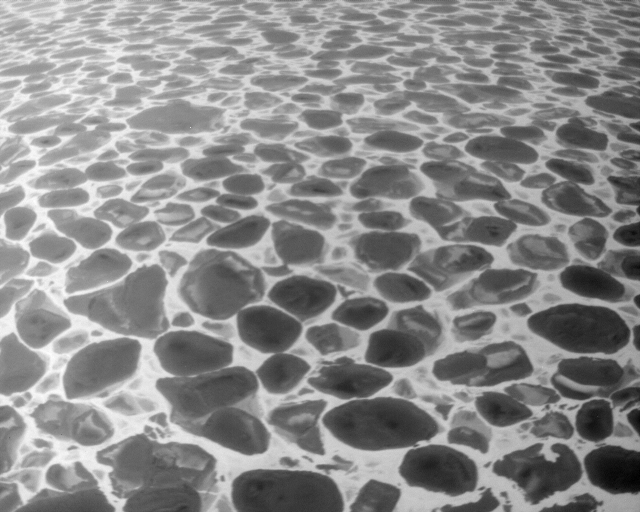
#> input picture Practice data/Thermal/Sequence_breaking_20190726_1500_000000_297356.TIF, 640 x 512 px, found by its file name
$ python Setup_tester.py
#> lines starting #> are read from the running program, lines starting #| are printed output that depends on the picture; after the words box and inside, x2 and y2 are one past the last pixel; in counts of white or black regions, pixels touching at a corner belong together; long printed decimals are rounded
import cv2
import numpy as np
import tifffile as tf
import matplotlib.pyplot as plt
import scipy.ndimage as ndimage
import os

tif = tf.imread("/Users/oscarliss/Desktop/LSSOSC001_MEC4128S/Practice data/Thermal/Sequence_breaking_20190726_1500_000000_297356.TIF")
#> tif is the input picture: shape (512, 640) float32; min -4.34, max -0.852, mean -2.45
img = cv2.imread('/Practice data/Visual /bathandwa_502.jpg')
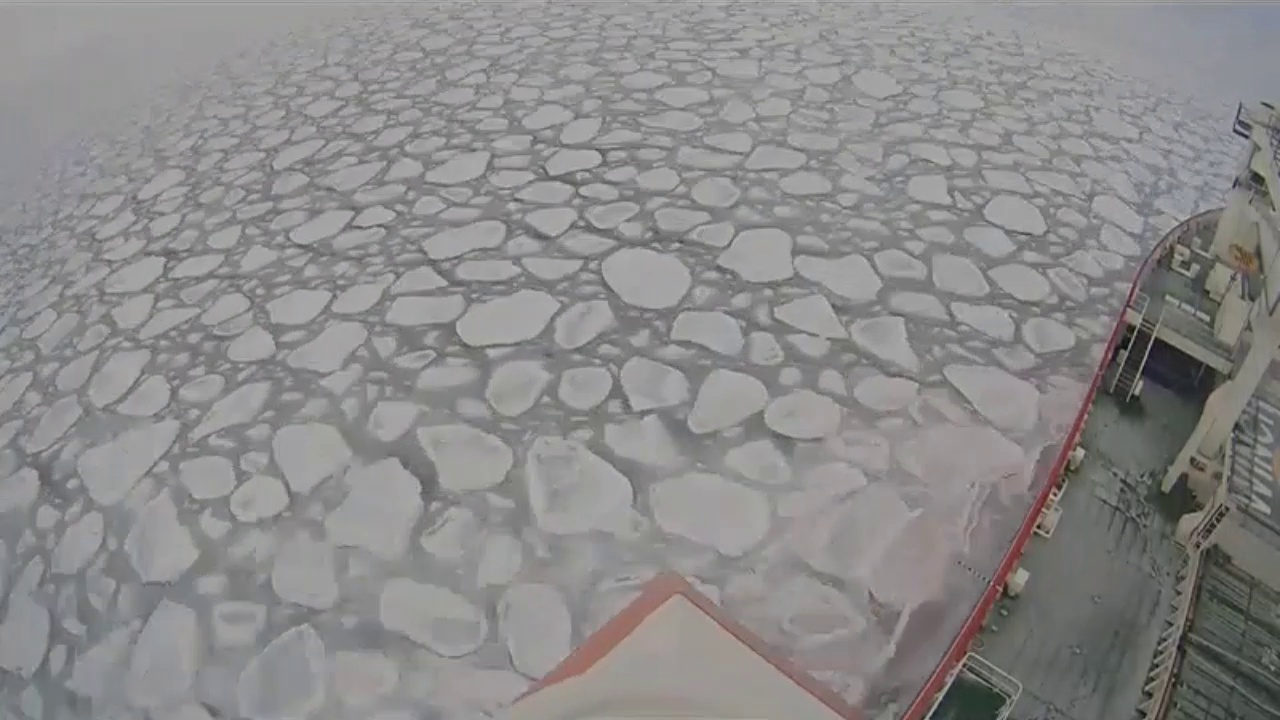
#> input picture Practice data/Visual /bathandwa_502.jpg, 1280 x 720 px, found by its file name
#> img is the input picture: shape (720, 1280, 3); mean B, G, R 138, 138.2, 139.2
image = cv2.imread('/Practice data/ice_test.jpg', cv2.IMREAD_GRAYSCALE)
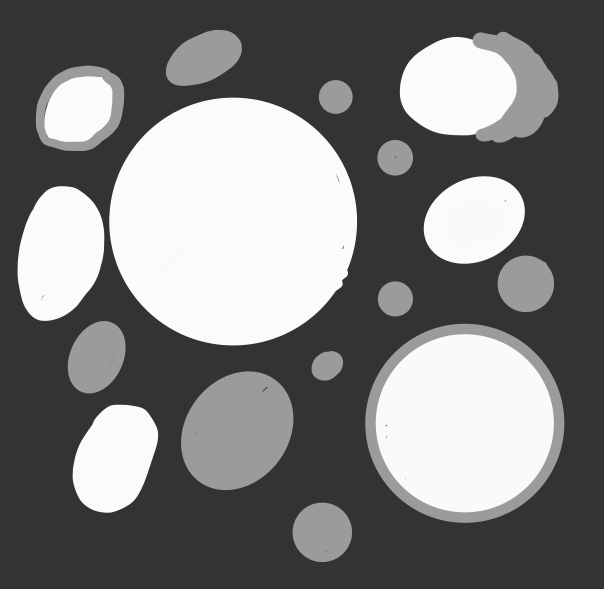
#> input picture Practice data/ice_test.jpg, 1208 x 1177 px, found by its file name (shown at 1/2 size)
#> image is the input picture: shape (1177, 1208); min 44, max 255, mean 123.1

tif_k = tif + 273.15
max_temp_k = np.amax(tif_k)
#> max_temp_k = 272.3
min_temp_k = np.amin(tif_k)
#> min_temp_k = 268.8
print(max_temp_k, min_temp_k)
#| 272.298 268.806

# y=mx+c
m = (255-0)/(max_temp_k-min_temp_k)
#> m = 73.02
c = -m*min_temp_k
#> c = -19628.3
tif_8bit = np.multiply(tif_k, m) + c
tif_8bit = np.uint8(tif_8bit)

cv2.imshow('first tiff in OpenCV', tif_8bit)

# perspective transform

# Pixel values in original image
red_point = [350, 75]
green_point = [600, 75]
black_point = [100, 503]
blue_point = [800, 503]

# Create point matrix
point_matrix = np.float32([red_point, green_point, black_point, blue_point])

# Draw lines to combine the points

cv2.line(img, (350, 75), (600, 75), (0, 0, 255), 2)
cv2.line(img, (100, 503), (350, 75), (0, 0, 255), 2)
cv2.line(img, (800, 503), (100, 503), (0, 0, 255), 2)
cv2.line(img, (800, 503), (600, 75), (0, 0, 255), 2)

# Output image size
width, height = 500, 600

# Desired points value in output images
converted_red_pixel_value = [0, 0]
converted_green_pixel_value = [width, 0]
converted_black_pixel_value = [0, height]
converted_blue_pixel_value = [width, height]

# Convert points
converted_points = np.float32([converted_red_pixel_value, converted_green_pixel_value,
                               converted_black_pixel_value, converted_blue_pixel_value])

# perspective transform
perspective_transform = cv2.getPerspectiveTransform(point_matrix, converted_points)
image1_trans = cv2.warpPerspective(img, perspective_transform, (width, height))
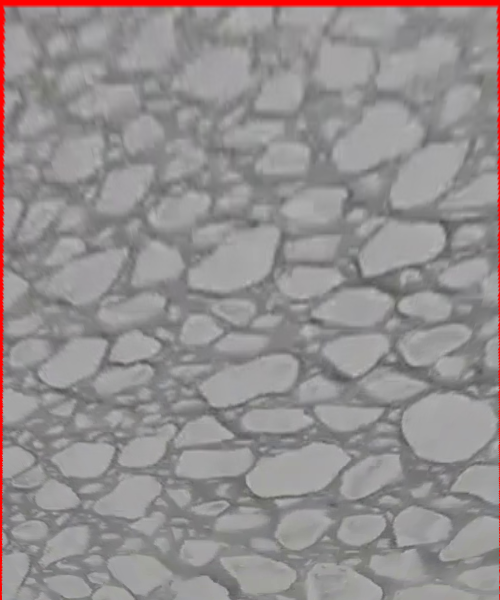
#> image1_trans: shape (600, 500, 3); mean B, G, R 143.3, 143, 148.3
cv2.imwrite(str("images/" + "pp_v/image_trans.jpg"), image1_trans)
cv2.imshow("Original Image", img)
cv2.imshow("transformed Image", image1_trans)
cv2.waitKey(0)

"""
Input: Sea-ice image. Start algorithm:
1: GVF ← GVF derived from grayscale of input image.
2: ICE ← binary ice image by the K-means method.
3: LIGHT ← binary “light” ice image by the thresholding method.
4: DARK ← ICE − LIGHT.
5: SL ← Seeds of LIGHT found by local maxima of dis- tance transform.
6: SD ← Seeds of DARK found by local maxima of dis- tance transform.
7: for each seed sl ∈ SL do
8:rl ← local maxima values at sl.
9: icl ← initial contours locate at sl with its radius rl.
10: BL ← boundary detected by performing the snake algo- rithm based on GVF and icl.
11: LIGHT ← LIGHT with BL superimposed.
12: end for
13: for each seed sd ∈ SD do
rd ← local maxima values at sd.
15:icd ← initial contours locate at sd with its radius rd.
16: BD ← boundary detected by performing the snake- algorithm based on GVF and icd.
17: DARK ← DARK with BD superimposed. 18: end for 19: SEGMENTATION ← LIGHT +DARK (LIGHT and DARK are marked differently in PIECES).
20: return SEGMENTATION. Output: Sea-ice segmentation.
C
"""

#contours of sea ice image using k-means using 3 clusters (light ice, dark ice, open water) using open CV package
criteria = (cv2.TERM_CRITERIA_EPS + cv2.TERM_CRITERIA_MAX_ITER, 100, 0.2)
# number of clusters (K)
k = 3
pixel_values = np.float32(tif_8bit.reshape(-1, 1))
_, labels, (centers) = cv2.kmeans(pixel_values, k, None, criteria, 10, cv2.KMEANS_RANDOM_CENTERS)
#> centers = [79.16, 137.9, 194.7]

#create light ice image for the k-means.
# create a mask to extract the light ice form the tif_8bit image and create new binary image
mask = np.zeros(tif_8bit.shape, dtype=np.uint8)
# convert labels into same dimensions as tif_8bit
labels = labels.reshape(tif_8bit.shape)
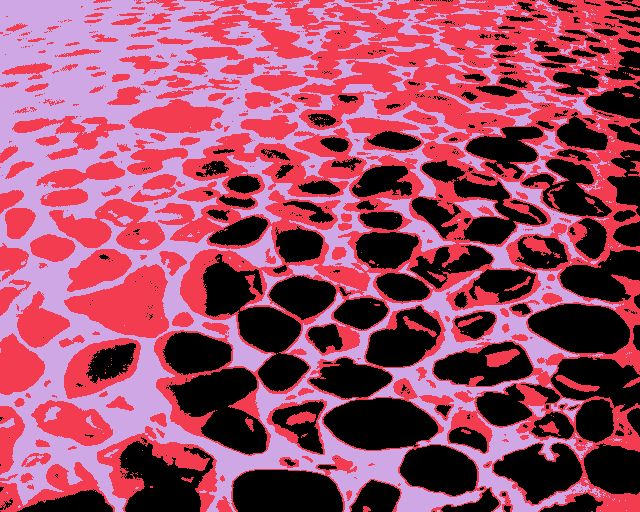
#> labels: shape (512, 640) int32; 3 distinct labels, from 0 to 2; one colour per label, 0 black
# set light ice pixels to 1 and everything else to 0 in the mask
mask[labels == 0] = 255
cv2.imshow('light ice', mask)
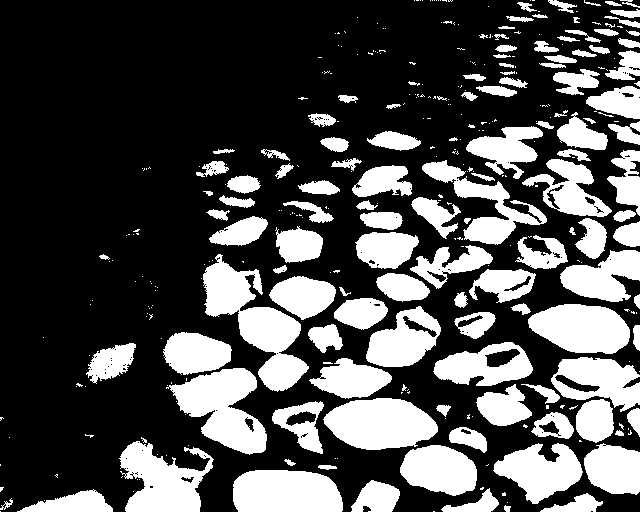
#> window 'light ice': shape (512, 640); 30.7% white; 353 white regions (227 under 20 px), largest, box (x1, y1, x2, y2) and area: (203, 254, 309, 392) 5693, (166, 368, 267, 455) 4738, (323, 398, 438, 450) 4427


#do the same for the dark ice
mask2 = np.zeros(tif_8bit.shape, dtype=np.uint8)
# convert labels into same dimensions as tif_8bit
labels = labels.reshape(tif_8bit.shape)
# set dark ice pixels to 1 and everything else to 0 in the mask
mask2[labels == 1] = 180
cv2.imshow('dark ice', mask2)
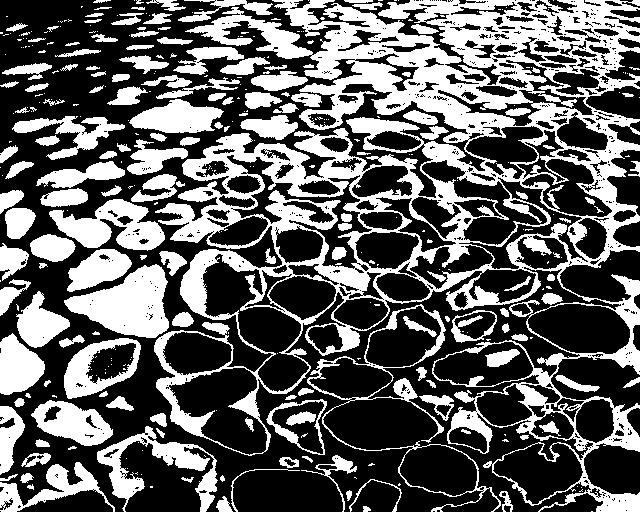
#> window 'dark ice': shape (512, 640); values 0 (black) and 180 (white), 38.1% white; 369 white regions (214 under 20 px), largest, box (x1, y1, x2, y2) and area: (154, 0, 640, 512) 69501, (64, 264, 169, 338) 4478, (49, 199, 165, 251) 3180

mask3 = mask+mask2
cv2.imshow('all ice', mask3)


# Taking a matrix of size 1 as the kernel
kernel = np.ones((3, 3), np.uint8)

# The first parameter is the original image,
# kernel is the matrix with which image is
# convolved and third parameter is the number
# of iterations, which will determine how much
# you want to erode/dilate a given image.
img_erosion = cv2.erode(mask3, kernel, iterations=1)
img_dilation = cv2.dilate(mask3, kernel, iterations=1)

eros_dila = cv2.dilate(img_erosion, kernel, iterations=1)

cv2.imshow('Erosion', img_erosion)
cv2.imshow('Dilation', img_dilation)
cv2.imshow('both', eros_dila)
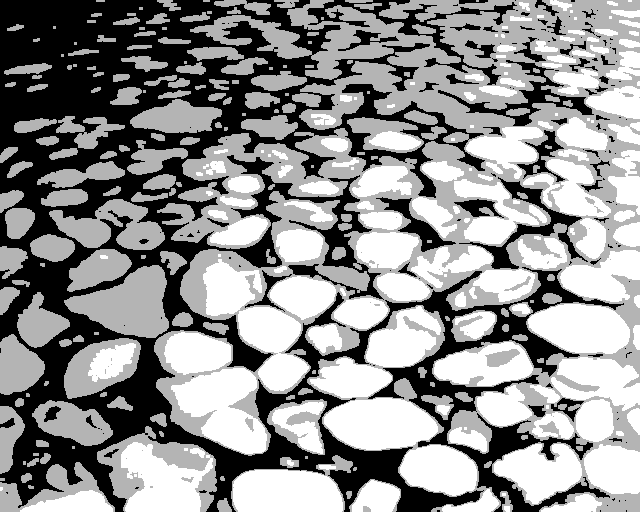
#> window 'both': shape (512, 640); min 0, max 255, mean 144

cv2.waitKey(0)
